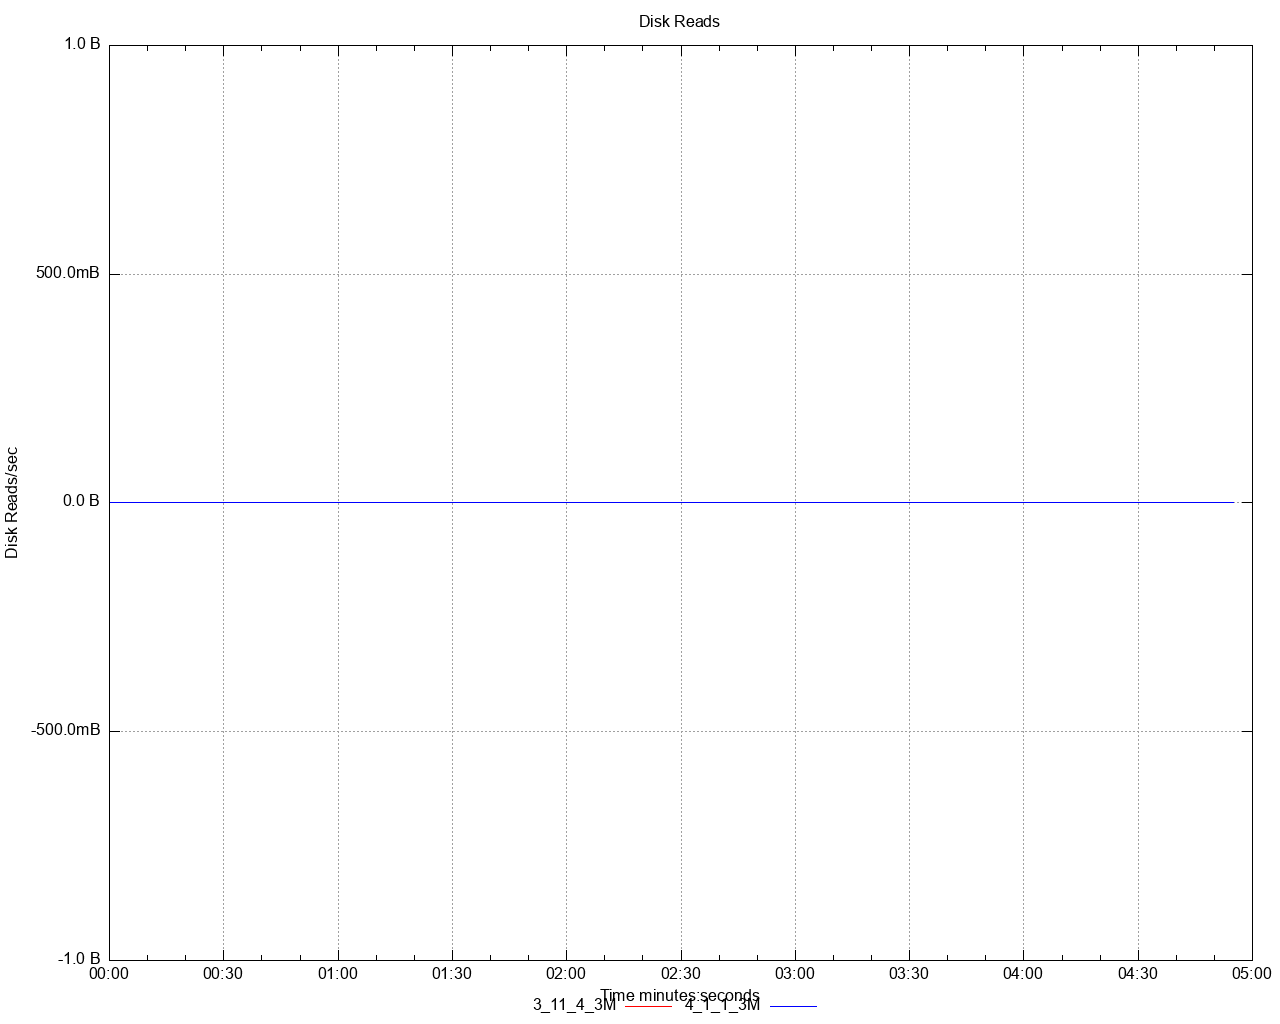

Recreate this plot in gnuplot.
set title 'Disk Reads' noenhanced
set style data lines
set datafile separator ","
set terminal png size 1280,1024
set grid
set key below
set xdata time
set timefmt "%s"
offset = 0
t0(x)=(offset=($0==0) ? x : offset, x - offset)
set xlabel 'Time minutes:seconds'
set ylabel 'Disk Reads/sec'
set format y '%.1s%cB'
set output '/Users/ahmet.mircik/simulator/tests/report_share/dstat/disk_read_A2.png'
plot \
   '/Users/ahmet.mircik/simulator/tests/report_share/data/disk_read_A2_1.data' using (t0(timecolumn(1))):2 title "3_11_4_3M" noenhanced lt rgb "red", \
   '/Users/ahmet.mircik/simulator/tests/report_share/data/disk_read_A2_2.data' using (t0(timecolumn(1))):2 title "4_1_1_3M_fixed_io" noenhanced lt rgb "blue", \
